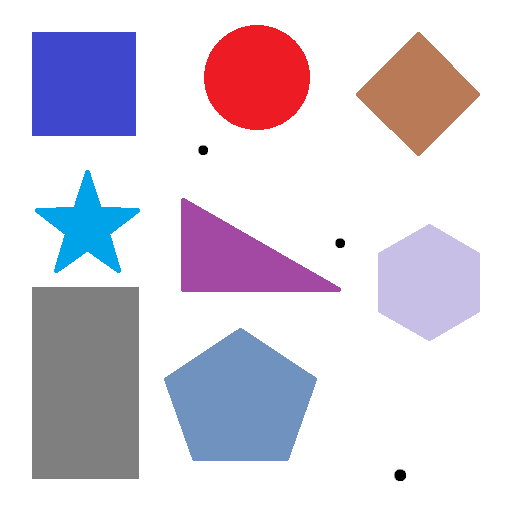
//> input picture OpenCV/testopencvshapes.png, 512 x 512 px
$ ./cap7-shaper-contour-detection   (built with g++ and OpenCV 4)
//> lines starting //> are read from the running program, lines starting //| are printed output that depends on the picture; after the words box and inside, x2 and y2 are one past the last pixel; in counts of white or black regions, pixels touching at a corner belong together
#include <iostream>
#include <string>

#include <opencv4/opencv2/highgui.hpp>
#include <opencv4/opencv2/imgcodecs.hpp>
#include <opencv4/opencv2/imgproc.hpp>

using namespace std;
using namespace cv;

void getContours(Mat imgDilate, Mat img) {
  vector<vector<Point>> contours;
  vector<Vec4i>         hierarchy;

  // A função recupera contornos da imagem binária usando o algoritmo [227]
  findContours(imgDilate, contours, hierarchy, RETR_EXTERNAL, CHAIN_APPROX_SIMPLE);

  // Desenha contornos contornos ou contornos preenchidos.
  /* -1 para desenhar todos contornos */
  // drawContours(img, contours, -1, Scalar(0, 255, 0), 2);

  /* remove noise */
  vector<vector<Point>> contoursPoly(contours.size());
  vector<Rect>          boundRect(contours.size());
  string                objectType;

  for (size_t i = 0; i < contours.size(); i++) {
    // Calcula uma área de contorno.
    double area = contourArea(contours[i]);

    cout << "area" << i << ": " << area << endl;

    if (area > 1000) {
      // drawContours(img, contours, i, Scalar(0, 255, 0), 2);

      /* detection contours of polycons */
      // Calcula um perímetro de contorno ou comprimento de curva.
      double perimeter = arcLength(contours[i], true);

      double roundNumbers = 0.02 * perimeter;
      // essa função aproxima uma curva ou um polígono com outra curva / polígono com menos vértices para que
      // a distância entre eles seja menor ou igual à precisão especificada
      approxPolyDP(contours[i], contoursPoly[i], roundNumbers, true);
      drawContours(img, contoursPoly, i, Scalar(0, 255, 0), 2);
      cout << "area" << i << " edges: " << contoursPoly[i].size() << endl;

      /* retângulo delimitador */
      // essa função calcula e retorna o retângulo delimitador mínimo à direita para o conjunto de pontos
      // especificado ou pixels diferentes de zero da imagem em escala de cinza.
      boundRect[i] = boundingRect(contoursPoly[i]);

      // rectangle(img, boundRect[i].tl(), boundRect[i].br(), Scalar(255, 0, 0), 2);
      /* retângulo delimitador */

      /* detectar qual objeto é qual */
      int objectCorners = int(contoursPoly[i].size());
      if (objectCorners == 3) {
        objectType = "Triangulo";
      } else if (objectCorners == 4) {

        double aspectRatio = double(boundRect[i].width) / double(boundRect[i].height);
        cout << "area" << i << " aspect ratio: " << aspectRatio << endl;

        if (aspectRatio < 1) {
          objectType = "Retangulo";
        } else {
          objectType = "Quadrilatero";
        }

      } else if (objectCorners == 5) {
        objectType = "Pentagono";
      } else if (objectCorners == 6) {
        objectType = "Hexagono";
      } else if (objectCorners == 8) {
        objectType = "Octagono / Circulo";
      } else if (objectCorners == 10) {
        objectType = "Decagono / Estrela";
      }

      putText(img, objectType, { boundRect[i].x, boundRect[i].y }, FONT_HERSHEY_DUPLEX, 0.5,
              Scalar(0, 0, 255));
      cout << "area" << i << ": " << objectType << endl;

      /* detectar qual objeto é qual */

      /* detection contours of polycons */
    }
  }
  /* remove noise */
}

int main(int argc, char const *argv[]) {
  string image_path = "testopencvshapes.png";

  Mat img = imread(image_path);
//> img is the input picture: 512 rows x 512 cols, CV_8UC3; mean B, G, R 222.7, 210.4, 217.4
  Mat imgGray, imgBlur, imgCanny, imgDilate;

  if (img.empty()) {
    cout << "Não foi possível ler a imagem: " << image_path << endl;
    return 1;
  }

  // preprocessando imagem para achar as arestas/bordas
  cvtColor(img, imgGray, COLOR_BGR2GRAY);
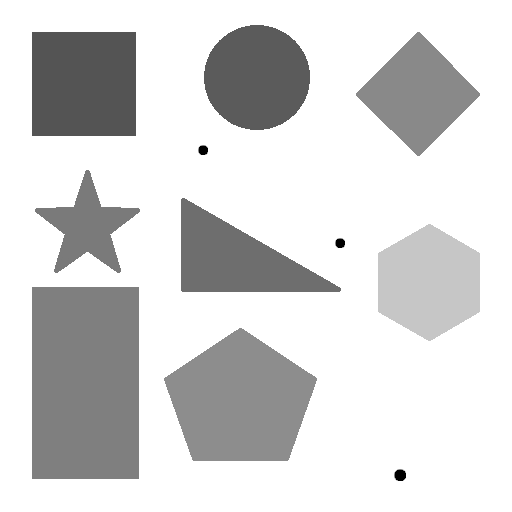
//> imgGray: 512 rows x 512 cols, CV_8UC1; min 0, max 255, mean 213.9
  GaussianBlur(imgGray, imgBlur, Size(7, 7), 5, 0);
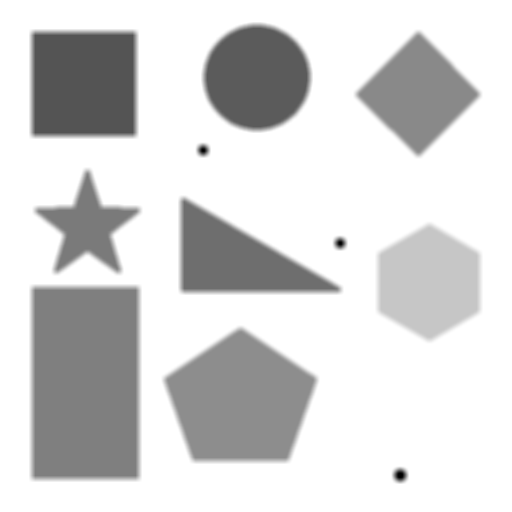
//> imgBlur: 512 rows x 512 cols, CV_8UC1; min 0, max 255, mean 213.9
  Canny(imgBlur, imgCanny, 50, 100);
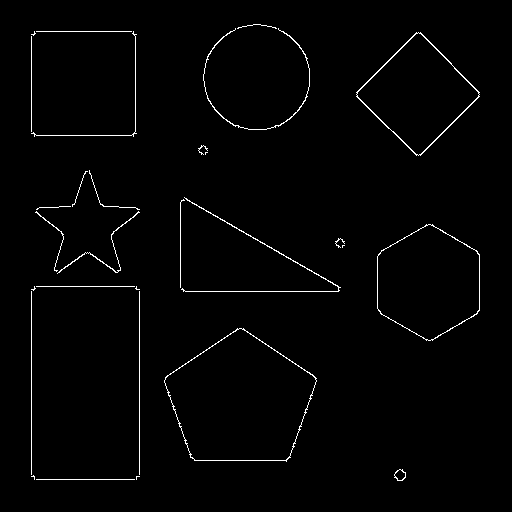
//> imgCanny: 512 rows x 512 cols, CV_8UC1; 1.4% white in thin lines or dots, all inside (x1, y1, x2, y2) = (31, 24, 480, 481)
  Mat kernel = getStructuringElement(MORPH_RECT, Size(4, 4));
  dilate(imgCanny, imgDilate, kernel);
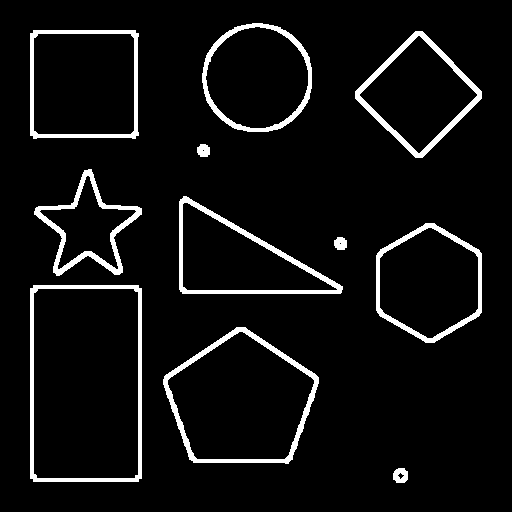
//> imgDilate: 512 rows x 512 cols, CV_8UC1; 6.1% white; 11 white regions
  ///////////////

  getContours(imgDilate, img);
//> in getContours, `findContours(imgDilate, contours, hierarchy, RETR_EXTERNAL, CHAIN_APPR..`: contours = 11 contours; largest, box (x1, y1, x2, y2) and area: (30, 285, 142, 482) 21722, (163, 327, 319, 464) 15087, (30, 30, 139, 139) 11440, (376, 223, 482, 343) 9680, (202, 23, 312, 132) 9409
//> in getContours, `vector<vector<Point>> contoursPoly(contours.size());`: contoursPoly = 11 empty contours
//> the loop in getContours, `for (size_t i = 0; i < contours.size(); i++)` made 11 passes
//> (area, perimeter, roundNumbers, objectCorners, aspectRatio) on passes 3, 9, 10: (21722, 611.7, 12.23, 4, 0.569), (8799.5, 365.2, 7.3, 4, 1), (11440, 431.3, 8.63, 4, 1)
//> (area, perimeter, roundNumbers, objectCorners) on passes 2, 5, 6, 7, 11: (15087, 489.4, 9.79, 5), (9680, 378.9, 7.58, 6), (8723.5, 463.2, 9.26, 3), (5105, 418, 8.36, 10), (9409, 362.5, 7.25, 8)
//| area0: 167.5
//| area1: 15087
//| area1 edges: 5
//| area1: Pentagono
//> (the first 4 of 19 printed lines)
//> (output is shown up to pass 8 of 11)
//> pass 2, in getContours, `putText(img, objectType, { boundRect[i].x, boundRect[i].y }, FONT_HERS..`:
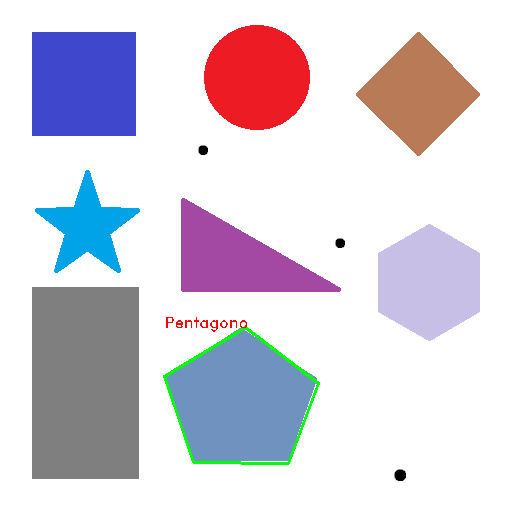
//> img: 512 rows x 512 cols, CV_8UC3; 0.63% of pixels changed, all inside (x1, y1, x2, y2) = (163, 317, 320, 465)
//> pass 3, in getContours, `putText(img, objectType, { boundRect[i].x, boundRect[i].y }, FONT_HERS..`:
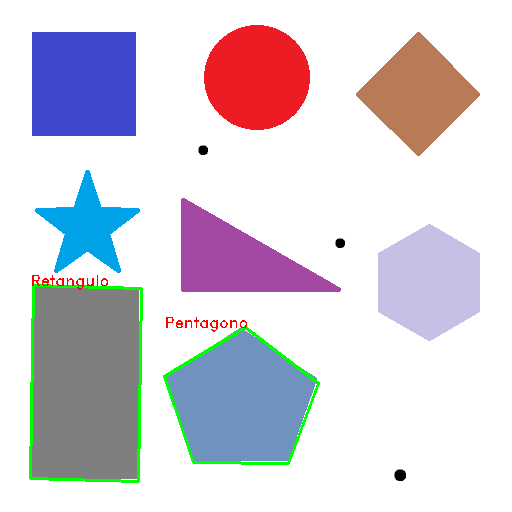
//> img: 512 rows x 512 cols, CV_8UC3; 0.78% of pixels changed, all inside (x1, y1, x2, y2) = (29, 275, 143, 483)
//> after the loop in getContours, `for (size_t i = 0; i < contours.size(); i++)`:
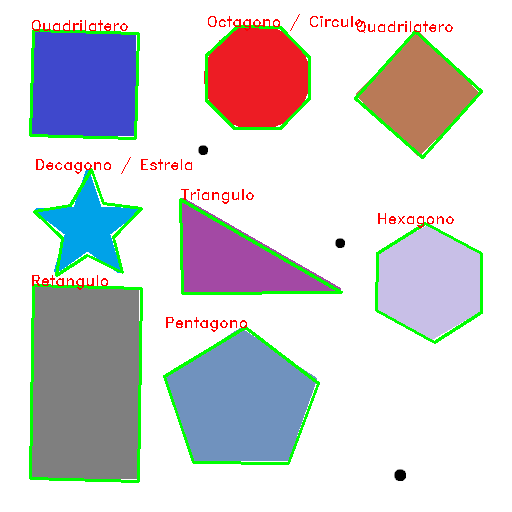
//> img: 512 rows x 512 cols, CV_8UC3; 3.39% of pixels changed, all inside (x1, y1, x2, y2) = (29, 14, 483, 344)

  imshow("Image", img);
  // [4 lines of commented-out code are left out]

  waitKey(0);

  return 0;
}
